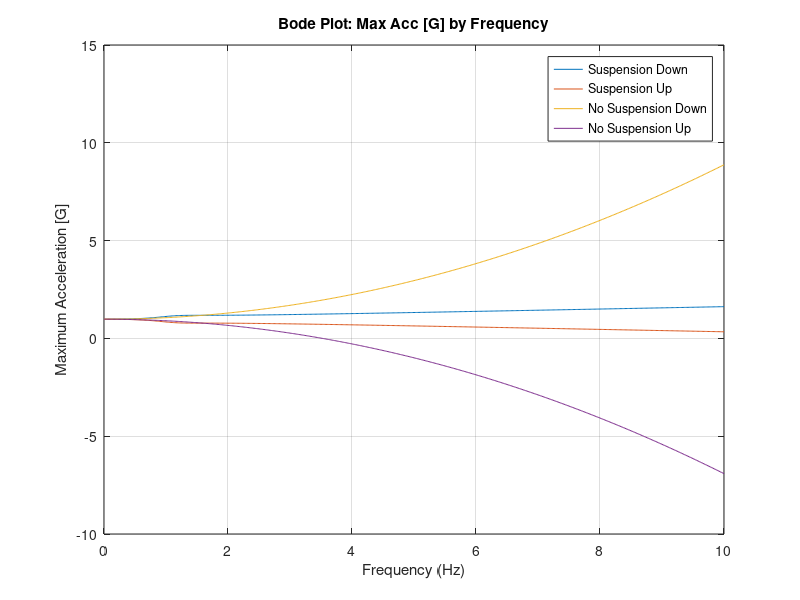

Recreate this plot in MATLAB.
% 변수
A = 0.02;   % 진폭
k = 20000;  % 스프링 상수 (N/m)
m = 400;   % 차량 질량 (kg)
c = 2000;   % 댐핑 계수 (N*s/m)
g = 9.81;   % 중력 가속도 (m/s^2)

% 주파수 범위 설정 (0에서 4까지 0.02 간격)
frequency_range = 0:0.02:10;

% Bode 플롯 계산
w = 2 * pi * frequency_range;

% 차량이 내려가는 경우
num = A .* w.^2 .* sqrt(k^2 + (c * w).^2) + g * sqrt((k - m * w.^2).^2 + (c * w).^2);
den = sqrt((k - m * w.^2).^2 + (c * w).^2);
acceleration = num ./ den;

% 차량이 올라가는 경우
num2 = (-1) * A .* w.^2 .* sqrt(k^2 + (c * w).^2) + g * sqrt((k - m * w.^2).^2 + (c * w).^2);
den2 = sqrt((k - m * w.^2).^2 + (c * w).^2);
acceleration2 = num2 ./ den2;

% 차량이 서스펜션 없이 내려가는 경우
num3 = A .* w.^2 + g; 
den3 = 1;
acceleration3 = num3 ./ den3;

% 차량이 서스펜션 없이 올라가는 경우
num4 = (-1) * A .* w.^2 + g;
den4 = 1;
acceleration4 = num4 ./ den4;

% Bode 플롯 그리기
figure;
plot(frequency_range, acceleration/10);
grid on;
title('Bode Plot: Max Acc [G] by Frequency');
xlabel('Frequency (Hz)');
ylabel('Maximum Acceleration [G]');
xlim([0 10]);  % x축 범위 설정
ylim([-10 15]);  % y축 범위 설정
hold on

plot(frequency_range, acceleration2/10);
plot(frequency_range, acceleration3/10);
plot(frequency_range, acceleration4/10);
legend('Suspension Down', 'Suspension Up', 'No Suspension Down', 'No Suspension Up');
